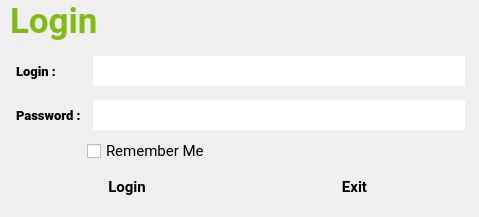
<?xml version="1.0" encoding="UTF-8"?>
<ui version="4.0">
 <class>user_logging</class>
 <widget class="QDialog" name="user_logging">
  <property name="geometry">
   <rect>
    <x>0</x>
    <y>0</y>
    <width>479</width>
    <height>217</height>
   </rect>
  </property>
  <property name="windowTitle">
   <string>Login</string>
  </property>
  <property name="windowIcon">
   <iconset>
    <normaloff>../../../../res/lsng_icon.png</normaloff>../../../../res/lsng_icon.png</iconset>
  </property>
  <property name="whatsThis">
   <string>Enter here the name of the model</string>
  </property>
  <property name="styleSheet">
   <string notr="true">QDialog
{
background-color: rgb(255, 255, 255);
}

QLabel
{
color: rgb(138, 138, 138);
background-color: rgb(255, 255, 255);
}

QLineEdit, QLineEdit:hover {
    border: none;
    padding-bottom: 2px;
    border-bottom: 1px solid #dddddd;
    background-color:rgba(0,0,0,0);
}

QLineEdit:editable{
    border: none;
    padding-bottom: 2px;
    border-bottom: 2px solid #b2dfdb;
}

QLineEdit:disabled{
    border: 0px solid white;
    padding-bottom: 2px;
    border-bottom: 2px solid #eeeeee;
}

QLineEdit:focus{
    border: 0px solid white;
    padding-bottom: 2px;
    border-bottom: 2px solid #00695c;
    color: #111111;
}
QLineEdit:pressed {
    border: none;
    padding-bottom: 2px;
    border-bottom: 2px solid #00695c;
}

QSpinBox, QSpinBox:hover {
    border: none;
    padding-bottom: 2px;
    border-bottom: 1px solid #dddddd;
    background-color:rgba(0,0,0,0);
}

QSpinBox:editable{
    border: none;
    padding-bottom: 2px;
    border-bottom: 2px solid #b2dfdb;
}

QLineEdit:disabled{
    border: 0px solid white;
    padding-bottom: 2px;
    border-bottom: 2px solid #eeeeee;
}

QSpinBox:focus{
    border: 0px solid white;
    padding-bottom: 2px;
    border-bottom: 2px solid #00695c;
    color: #111111;
}
QSpinBox:pressed {
    border: none;
    padding-bottom: 2px;
    border-bottom: 2px solid #00695c;
}

QProgressBar {
    background-color: rgb(230, 230, 230);;	
    border-radius: 5px;
}

QProgressBar::chunk {
  background-color: rgb(130, 186, 23);
    width: 20px;
}

QPushButton, QPushButton:focus {
  border: none;
  color: black;
  padding: 3px 20px
}

QPushButton:hover, QPushButton:hover:focus {
  background-color: rgb(130, 186, 23);
  border-color: #ffffff
}

QPushButton:disabled {
background-color: rgb(131, 186, 23);
    border: none
}

QTreeWidget{
	background-color: rgb(150,150, 150);
	color:rgb(255, 255, 255);
}

QTreeWidget:item:hover,QTreeWidget:item:focus {
	background-color: rgb(58, 176, 0);
}

QTableWidget {
    background-color: white;
	selection-background-color: rgb(150,150, 150);
}

QTableWidgetItem:hover{
    background-color: rgb(0, 170, 255);
}

QSlider::groove:horizontal {
    border: 1px solid #999999;
    height: 8px; /* the groove expands to the size of the slider by default. by giving it a height, it has a fixed size */
    background: qlineargradient(x1:0, y1:0, x2:0, y2:1, stop:0 #B1B1B1, stop:1 #c4c4c4);
    margin: 2px 0;
}

QSlider::handle:horizontal {
    background: qlineargradient(x1:0, y1:0, x2:1, y2:1, stop:0 #b4b4b4, stop:1 #8f8f8f);
    border: 1px solid #5c5c5c;
    width: 18px;
    margin: -2px 0; /* handle is placed by default on the contents rect of the groove. Expand outside the groove */
    border-radius: 3px;
}

QSlider::groove:vertical {
    background: red;
    position: absolute; /* absolutely position 4px from the left and right of the widget. setting margins on the widget should work too... */
    left: 4px; right: 4px;
}

QSlider::handle:vertical {
    height: 10px;
    background: green;
    margin: 0 -4px; /* expand outside the groove */
}

QSlider::add-page:vertical {
    background: white;
}

QSlider::sub-page:vertical {
    background: pink;
}

QGroupBox{
background-color: rgb(255, 255, 255);
border: 2px solid rgb(217, 217, 217);
border-radius: 25px;
}

QCheckBox, QCheckBox:hover {\n    border: none;\n    padding-bottom: 2px;\n    border-bottom: 1px solid #dddddd;\n    background-color:rgba(0,0,0,0);\n}\n\nQCheckBox:editable{\n    border: none;\n    padding-bottom: 2px;\n    border-bottom: 2px solid #b2dfdb;\n\n}\n\nQCheckBox:disabled{\n    border: 0px solid white;\n    padding-bottom: 2px;\n    border-bottom: 2px solid #eeeeee;\n}\n\nQCheckBox:focus{\n    border: 0px solid white;\n    padding-bottom: 2px;\n    border-bottom: 2px solid #00695c;\n    color: #111111;\n}\n\nQCheckBox:pressed {\n    border: none;\n    padding-bottom: 2px;\n    border-bottom: 2px solid #00695c;\n}\n
</string>
  </property>
  <property name="inputMethodHints">
   <set>Qt::ImhUppercaseOnly</set>
  </property>
  <widget class="QWidget" name="gridLayoutWidget">
   <property name="geometry">
    <rect>
     <x>10</x>
     <y>50</y>
     <width>461</width>
     <height>158</height>
    </rect>
   </property>
   <layout class="QGridLayout" name="gridLayout">
    <property name="sizeConstraint">
     <enum>QLayout::SetMinimumSize</enum>
    </property>
    <property name="leftMargin">
     <number>6</number>
    </property>
    <property name="topMargin">
     <number>6</number>
    </property>
    <property name="rightMargin">
     <number>6</number>
    </property>
    <property name="bottomMargin">
     <number>6</number>
    </property>
    <item row="0" column="2">
     <widget class="QLineEdit" name="txt_login">
      <property name="minimumSize">
       <size>
        <width>0</width>
        <height>30</height>
       </size>
      </property>
      <property name="maximumSize">
       <size>
        <width>16777215</width>
        <height>30</height>
       </size>
      </property>
      <property name="font">
       <font>
        <family>Roboto</family>
        <pointsize>11</pointsize>
       </font>
      </property>
      <property name="styleSheet">
       <string notr="true"/>
      </property>
      <property name="frame">
       <bool>false</bool>
      </property>
     </widget>
    </item>
    <item row="1" column="2">
     <spacer name="verticalSpacer_3">
      <property name="orientation">
       <enum>Qt::Vertical</enum>
      </property>
      <property name="sizeType">
       <enum>QSizePolicy::Maximum</enum>
      </property>
      <property name="sizeHint" stdset="0">
       <size>
        <width>20</width>
        <height>100</height>
       </size>
      </property>
     </spacer>
    </item>
    <item row="2" column="0">
     <widget class="QLabel" name="lbl_password">
      <property name="font">
       <font>
        <family>Roboto Black</family>
        <pointsize>10</pointsize>
        <weight>75</weight>
        <bold>true</bold>
       </font>
      </property>
      <property name="text">
       <string>Password :</string>
      </property>
     </widget>
    </item>
    <item row="2" column="2">
     <widget class="QLineEdit" name="txt_password">
      <property name="minimumSize">
       <size>
        <width>0</width>
        <height>30</height>
       </size>
      </property>
      <property name="maximumSize">
       <size>
        <width>16777215</width>
        <height>30</height>
       </size>
      </property>
      <property name="font">
       <font>
        <family>Roboto</family>
        <pointsize>11</pointsize>
       </font>
      </property>
      <property name="styleSheet">
       <string notr="true"/>
      </property>
      <property name="frame">
       <bool>false</bool>
      </property>
      <property name="echoMode">
       <enum>QLineEdit::Password</enum>
      </property>
     </widget>
    </item>
    <item row="0" column="0">
     <widget class="QLabel" name="lbl_login">
      <property name="sizePolicy">
       <sizepolicy hsizetype="Preferred" vsizetype="Minimum">
        <horstretch>0</horstretch>
        <verstretch>0</verstretch>
       </sizepolicy>
      </property>
      <property name="font">
       <font>
        <family>Roboto Black</family>
        <pointsize>10</pointsize>
        <weight>75</weight>
        <bold>true</bold>
       </font>
      </property>
      <property name="text">
       <string>Login :</string>
      </property>
     </widget>
    </item>
    <item row="3" column="1" colspan="2">
     <widget class="QCheckBox" name="cb_remember">
      <property name="minimumSize">
       <size>
        <width>0</width>
        <height>30</height>
       </size>
      </property>
      <property name="maximumSize">
       <size>
        <width>16777215</width>
        <height>30</height>
       </size>
      </property>
      <property name="font">
       <font>
        <family>Roboto</family>
        <pointsize>11</pointsize>
       </font>
      </property>
      <property name="text">
       <string>Remember Me</string>
      </property>
     </widget>
    </item>
    <item row="4" column="0" colspan="3">
     <layout class="QHBoxLayout" name="horizontalLayout">
      <item>
       <widget class="QPushButton" name="btn_login">
        <property name="minimumSize">
         <size>
          <width>0</width>
          <height>30</height>
         </size>
        </property>
        <property name="font">
         <font>
          <family>Roboto</family>
          <pointsize>11</pointsize>
          <weight>75</weight>
          <bold>true</bold>
         </font>
        </property>
        <property name="text">
         <string>Login</string>
        </property>
        <property name="flat">
         <bool>true</bool>
        </property>
       </widget>
      </item>
      <item>
       <widget class="QPushButton" name="btn_exit">
        <property name="minimumSize">
         <size>
          <width>0</width>
          <height>30</height>
         </size>
        </property>
        <property name="maximumSize">
         <size>
          <width>16777215</width>
          <height>30</height>
         </size>
        </property>
        <property name="font">
         <font>
          <family>Roboto</family>
          <pointsize>11</pointsize>
          <weight>75</weight>
          <bold>true</bold>
         </font>
        </property>
        <property name="text">
         <string>Exit</string>
        </property>
        <property name="flat">
         <bool>true</bool>
        </property>
       </widget>
      </item>
     </layout>
    </item>
   </layout>
  </widget>
  <widget class="QLabel" name="lbl_title">
   <property name="geometry">
    <rect>
     <x>10</x>
     <y>0</y>
     <width>461</width>
     <height>41</height>
    </rect>
   </property>
   <property name="font">
    <font>
     <family>Roboto</family>
     <pointsize>26</pointsize>
     <weight>75</weight>
     <bold>true</bold>
    </font>
   </property>
   <property name="styleSheet">
    <string notr="true">color: rgb(130, 186, 23);</string>
   </property>
   <property name="text">
    <string>Login</string>
   </property>
  </widget>
 </widget>
 <tabstops>
  <tabstop>txt_login</tabstop>
  <tabstop>txt_password</tabstop>
  <tabstop>btn_login</tabstop>
  <tabstop>btn_exit</tabstop>
 </tabstops>
 <resources/>
 <connections/>
</ui>
